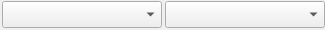
<?xml version="1.0" encoding="UTF-8"?>
<ui version="4.0">
 <class>Form</class>
 <widget class="QWidget" name="Form">
  <property name="geometry">
   <rect>
    <x>0</x>
    <y>0</y>
    <width>325</width>
    <height>30</height>
   </rect>
  </property>
  <property name="windowTitle">
   <string>Form</string>
  </property>
  <widget class="QgsMapLayerComboBox" name="mMapLayerComboBox">
   <property name="geometry">
    <rect>
     <x>2</x>
     <y>1</y>
     <width>160</width>
     <height>27</height>
    </rect>
   </property>
   <property name="sizePolicy">
    <sizepolicy hsizetype="Minimum" vsizetype="Minimum">
     <horstretch>0</horstretch>
     <verstretch>0</verstretch>
    </sizepolicy>
   </property>
  </widget>
  <widget class="QgsFieldComboBox" name="mFieldComboBox">
   <property name="geometry">
    <rect>
     <x>165</x>
     <y>1</y>
     <width>160</width>
     <height>27</height>
    </rect>
   </property>
   <property name="sizePolicy">
    <sizepolicy hsizetype="Minimum" vsizetype="Minimum">
     <horstretch>0</horstretch>
     <verstretch>0</verstretch>
    </sizepolicy>
   </property>
  </widget>
 </widget>
 <customwidgets>
  <customwidget>
   <class>QgsFieldComboBox</class>
   <extends>QComboBox</extends>
   <header>qgsfieldcombobox.h</header>
  </customwidget>
  <customwidget>
   <class>QgsMapLayerComboBox</class>
   <extends>QComboBox</extends>
   <header>qgsmaplayercombobox.h</header>
  </customwidget>
 </customwidgets>
 <resources/>
 <connections/>
</ui>
